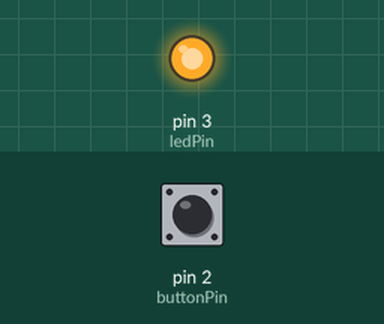
Bench run of a sketch on a simulated Arduino Uno, built with avr-gcc and run on an emulated ATmega328P. On the bench: output pins drawn as LEDs (lit = HIGH). The test bench sets the inputs (shaded band); at power-on: pin 2 (buttonPin) HIGH.

Above: at 1.2 s.
1.3 s: pin 2 (buttonPin) pulled LOW for 0.15 s
At 1.37 s:
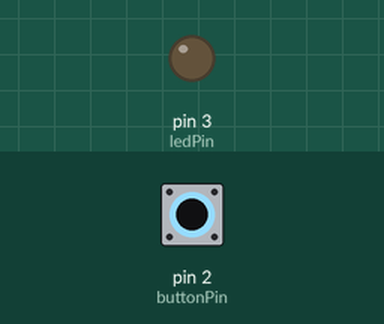
2.9 s: pin 2 (buttonPin) pulled LOW for 3.2 s
At 6.9 s:
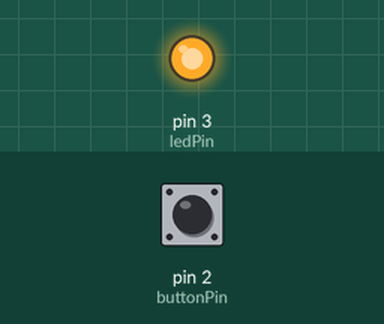
Timing chart, 0 to 8.4 s (numbered marks = the images above; inputs shaded):
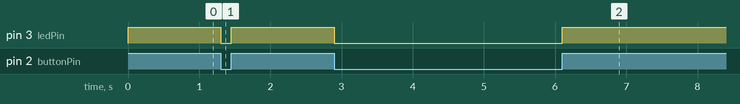

Measured:
- after the input at 1.3 s, pin 3 (ledPin): HIGH → LOW at once, → HIGH 0.15 s later
- after the input at 2.9 s, pin 3 (ledPin): HIGH → LOW at once, → HIGH 3.2 s later

The sketch:

LEDButton.ino
```cpp
int buttonPin = 2;
int ledPin = 3;
void setup() {
  // setup pin modes
  pinMode(ledPin, OUTPUT);
  pinMode(buttonPin, INPUT_PULLUP);
}
void loop() {
  // read state of buttonPin and store it as the buttonState variable
  int buttonState = digitalRead(buttonPin);
  // write the value of buttonState to ledPin
  digitalWrite(ledPin, buttonState);
}
```
